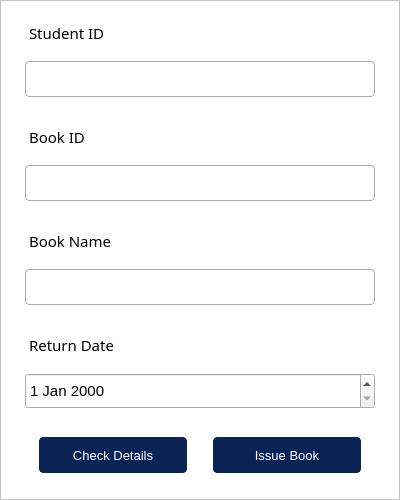
<?xml version="1.0" encoding="UTF-8"?>
<ui version="4.0">
 <class>IssueBookDialog</class>
 <widget class="QDialog" name="IssueBookDialog">
  <property name="geometry">
   <rect>
    <x>0</x>
    <y>0</y>
    <width>400</width>
    <height>500</height>
   </rect>
  </property>
  <property name="sizePolicy">
   <sizepolicy hsizetype="Fixed" vsizetype="Fixed">
    <horstretch>0</horstretch>
    <verstretch>0</verstretch>
   </sizepolicy>
  </property>
  <property name="minimumSize">
   <size>
    <width>400</width>
    <height>500</height>
   </size>
  </property>
  <property name="maximumSize">
   <size>
    <width>400</width>
    <height>500</height>
   </size>
  </property>
  <property name="windowTitle">
   <string>Issue a Book</string>
  </property>
  <layout class="QVBoxLayout" name="verticalLayout_2">
   <property name="spacing">
    <number>0</number>
   </property>
   <property name="leftMargin">
    <number>0</number>
   </property>
   <property name="topMargin">
    <number>0</number>
   </property>
   <property name="rightMargin">
    <number>0</number>
   </property>
   <property name="bottomMargin">
    <number>0</number>
   </property>
   <item>
    <widget class="QFrame" name="issueBookFrame">
     <property name="styleSheet">
      <string notr="true">

QFrame{
background-color: white;
border-bottom: 1px solid lightgray;
}

QLabel{
border: none;
border-bottom-left-radius: 0px;
border-bottom-right-radius: 0px;
margin-top: 12px;
}

QLineEdit{
color: black;
border: 1px solid rgb(172, 172, 172);
border-radius: 4px;
padding-left: 12px;
}

QLineEdit:hover{
border-color: rgb(91, 192, 222);
}




</string>
     </property>
     <property name="frameShape">
      <enum>QFrame::Shape::StyledPanel</enum>
     </property>
     <property name="frameShadow">
      <enum>QFrame::Shadow::Raised</enum>
     </property>
     <layout class="QVBoxLayout" name="verticalLayout">
      <property name="spacing">
       <number>8</number>
      </property>
      <property name="leftMargin">
       <number>24</number>
      </property>
      <property name="topMargin">
       <number>0</number>
      </property>
      <property name="rightMargin">
       <number>24</number>
      </property>
      <property name="bottomMargin">
       <number>0</number>
      </property>
      <item>
       <widget class="QLabel" name="studentIdLabel">
        <property name="sizePolicy">
         <sizepolicy hsizetype="Preferred" vsizetype="Fixed">
          <horstretch>0</horstretch>
          <verstretch>0</verstretch>
         </sizepolicy>
        </property>
        <property name="minimumSize">
         <size>
          <width>0</width>
          <height>36</height>
         </size>
        </property>
        <property name="maximumSize">
         <size>
          <width>16777215</width>
          <height>36</height>
         </size>
        </property>
        <property name="font">
         <font>
          <family>Segoe UI Semibold</family>
          <pointsize>11</pointsize>
          <bold>false</bold>
         </font>
        </property>
        <property name="styleSheet">
         <string notr="true">color: rgb(0, 0, 0);</string>
        </property>
        <property name="text">
         <string>Student ID</string>
        </property>
       </widget>
      </item>
      <item>
       <widget class="QLineEdit" name="StudentIdLE">
        <property name="sizePolicy">
         <sizepolicy hsizetype="Expanding" vsizetype="Fixed">
          <horstretch>0</horstretch>
          <verstretch>0</verstretch>
         </sizepolicy>
        </property>
        <property name="minimumSize">
         <size>
          <width>0</width>
          <height>36</height>
         </size>
        </property>
        <property name="maximumSize">
         <size>
          <width>16777215</width>
          <height>36</height>
         </size>
        </property>
       </widget>
      </item>
      <item>
       <widget class="QLabel" name="bookIdLabel">
        <property name="sizePolicy">
         <sizepolicy hsizetype="Preferred" vsizetype="Fixed">
          <horstretch>0</horstretch>
          <verstretch>0</verstretch>
         </sizepolicy>
        </property>
        <property name="minimumSize">
         <size>
          <width>0</width>
          <height>36</height>
         </size>
        </property>
        <property name="maximumSize">
         <size>
          <width>16777215</width>
          <height>36</height>
         </size>
        </property>
        <property name="font">
         <font>
          <family>Segoe UI Semibold</family>
          <pointsize>11</pointsize>
          <bold>false</bold>
         </font>
        </property>
        <property name="styleSheet">
         <string notr="true">color: rgb(0, 0, 0);</string>
        </property>
        <property name="text">
         <string>Book ID</string>
        </property>
       </widget>
      </item>
      <item>
       <widget class="QLineEdit" name="bookIdLE">
        <property name="sizePolicy">
         <sizepolicy hsizetype="Expanding" vsizetype="Fixed">
          <horstretch>0</horstretch>
          <verstretch>0</verstretch>
         </sizepolicy>
        </property>
        <property name="minimumSize">
         <size>
          <width>0</width>
          <height>36</height>
         </size>
        </property>
        <property name="maximumSize">
         <size>
          <width>16777215</width>
          <height>36</height>
         </size>
        </property>
       </widget>
      </item>
      <item>
       <widget class="QLabel" name="bookNameLabel">
        <property name="sizePolicy">
         <sizepolicy hsizetype="Preferred" vsizetype="Fixed">
          <horstretch>0</horstretch>
          <verstretch>0</verstretch>
         </sizepolicy>
        </property>
        <property name="minimumSize">
         <size>
          <width>0</width>
          <height>36</height>
         </size>
        </property>
        <property name="maximumSize">
         <size>
          <width>16777215</width>
          <height>36</height>
         </size>
        </property>
        <property name="font">
         <font>
          <family>Segoe UI Semibold</family>
          <pointsize>11</pointsize>
          <bold>false</bold>
         </font>
        </property>
        <property name="styleSheet">
         <string notr="true">color: rgb(0, 0, 0);</string>
        </property>
        <property name="text">
         <string>Book Name</string>
        </property>
       </widget>
      </item>
      <item>
       <widget class="QLineEdit" name="bookNameLE">
        <property name="sizePolicy">
         <sizepolicy hsizetype="Expanding" vsizetype="Fixed">
          <horstretch>0</horstretch>
          <verstretch>0</verstretch>
         </sizepolicy>
        </property>
        <property name="minimumSize">
         <size>
          <width>0</width>
          <height>36</height>
         </size>
        </property>
        <property name="maximumSize">
         <size>
          <width>16777215</width>
          <height>36</height>
         </size>
        </property>
       </widget>
      </item>
      <item>
       <widget class="QLabel" name="returnDateLabel">
        <property name="sizePolicy">
         <sizepolicy hsizetype="Preferred" vsizetype="Fixed">
          <horstretch>0</horstretch>
          <verstretch>0</verstretch>
         </sizepolicy>
        </property>
        <property name="minimumSize">
         <size>
          <width>0</width>
          <height>36</height>
         </size>
        </property>
        <property name="maximumSize">
         <size>
          <width>16777215</width>
          <height>36</height>
         </size>
        </property>
        <property name="font">
         <font>
          <family>Segoe UI Semibold</family>
          <pointsize>11</pointsize>
          <bold>false</bold>
         </font>
        </property>
        <property name="styleSheet">
         <string notr="true">color: rgb(0, 0, 0);</string>
        </property>
        <property name="text">
         <string>Return Date</string>
        </property>
       </widget>
      </item>
      <item>
       <widget class="QDateEdit" name="returnDateEdit">
        <property name="minimumSize">
         <size>
          <width>0</width>
          <height>36</height>
         </size>
        </property>
        <property name="maximumSize">
         <size>
          <width>16777215</width>
          <height>36</height>
         </size>
        </property>
        <property name="font">
         <font>
          <pointsize>11</pointsize>
          <bold>false</bold>
         </font>
        </property>
       </widget>
      </item>
      <item>
       <layout class="QHBoxLayout" name="buttonHL">
        <property name="spacing">
         <number>12</number>
        </property>
        <item>
         <widget class="QPushButton" name="pushButton">
          <property name="minimumSize">
           <size>
            <width>148</width>
            <height>60</height>
           </size>
          </property>
          <property name="maximumSize">
           <size>
            <width>148</width>
            <height>60</height>
           </size>
          </property>
          <property name="font">
           <font>
            <pointsize>10</pointsize>
            <fontweight>DemiBold</fontweight>
           </font>
          </property>
          <property name="styleSheet">
           <string notr="true">QPushButton{
color: rgb(255, 255, 255);
background-color: rgb(10, 36, 86);
border: 1px solid rgb(10, 36, 86);
border-radius: 4px;
margin-top: 12px;
margin-bottom: 12px;
}

QPushButton:hover{
color: rgb(255, 255, 255);
background-color: rgb(8, 29, 69);
border: 1px solid rgb(8, 29, 69);
border-radius: 4px;
}</string>
          </property>
          <property name="text">
           <string>Check Details</string>
          </property>
         </widget>
        </item>
        <item>
         <widget class="QPushButton" name="issueBookBtn">
          <property name="sizePolicy">
           <sizepolicy hsizetype="Fixed" vsizetype="Fixed">
            <horstretch>0</horstretch>
            <verstretch>0</verstretch>
           </sizepolicy>
          </property>
          <property name="minimumSize">
           <size>
            <width>148</width>
            <height>60</height>
           </size>
          </property>
          <property name="maximumSize">
           <size>
            <width>148</width>
            <height>60</height>
           </size>
          </property>
          <property name="font">
           <font>
            <pointsize>10</pointsize>
            <fontweight>DemiBold</fontweight>
           </font>
          </property>
          <property name="styleSheet">
           <string notr="true">QPushButton{
color: rgb(255, 255, 255);
background-color: rgb(10, 36, 86);
border: 1px solid rgb(10, 36, 86);
border-radius: 4px;
margin-top: 12px;
margin-bottom: 12px;
}

QPushButton:hover{
color: rgb(255, 255, 255);
background-color: rgb(8, 29, 69);
border: 1px solid rgb(8, 29, 69);
border-radius: 4px;
}</string>
          </property>
          <property name="text">
           <string>Issue Book</string>
          </property>
         </widget>
        </item>
       </layout>
      </item>
     </layout>
    </widget>
   </item>
  </layout>
 </widget>
 <resources/>
 <connections/>
</ui>
